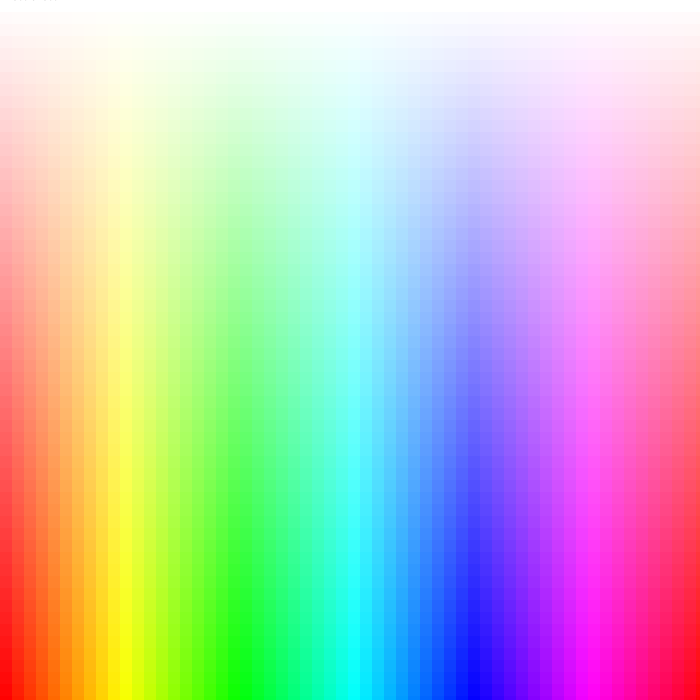
Frame 1 (no input)
Frame 60 (the mouse pressed at the canvas centre just before this capture): identical to frame 1, image omitted
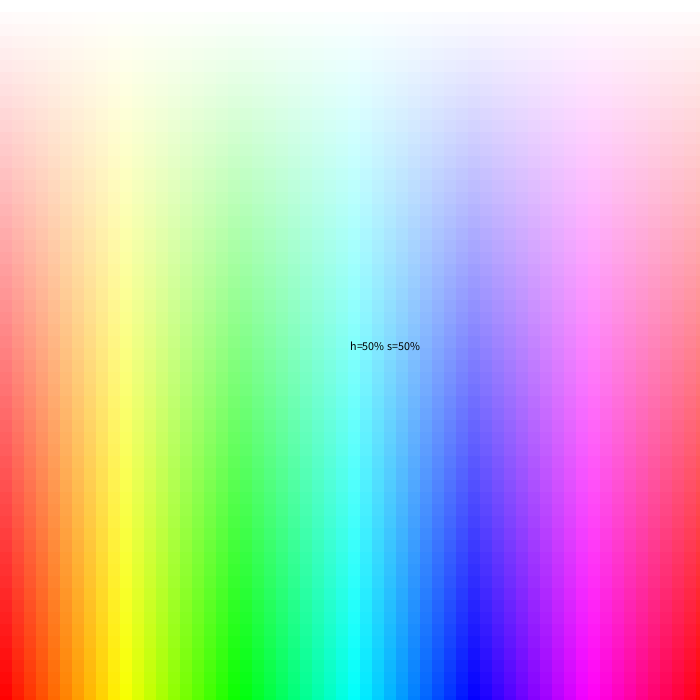
Frame 120 (the mouse held since frame 60 and released just before this capture)

The Processing sketch that drew these frames (run headless with seeded random() and noise(); from frame 60 on, the mouse is pressed at the canvas centre):

// Processing sketch: processing_178217
// ── processing_178217.pde

int balance = 255;
int time = 0;
int rectSize = 12;


void setup()
{
  size(700,700);
  colorMode(HSB,255);
  background(255);
  frameRate(60);
}

void draw()
{
  if (time > 0)
  {
    time -= 1;
  }
  background(255);
  for (int i = 0; i < width; i += rectSize)
  {
    for (int j = 0; j < height; j += rectSize)
    {
      color c1 = color(255.0*i/width,255.0*j/height,balance);
      fill(c1);
      stroke(c1);
      rect(i,j,rectSize,rectSize);
    }
  }
  if (balance > 124)
  {
    fill(0,255,0);
  }
  else
  {
    fill(0,0,255);
  }
  if (time > 0)
  {
    text("balance " + str(round(balance/2.55)) + "%",width/2,30);
  }
  String mouseover = "h=" + str(round(100.0*mouseX/width)) + "% s=" + str(round(100.0*mouseY/height)) + "%";
  int position;
  if (mouseX > width - 70)
  {
    position = mouseX - 70;
  }
  else
  {
    position = mouseX;
  }
  
  text(mouseover,position,mouseY);
}

void keyPressed()
{
  if (keyCode == UP) 
  {
    balance += 10;
    if (balance > 255)
    {
      balance = 255;
    }
    
  }
  else if (keyCode == DOWN)     
  {
    balance -= 10;
    if (balance < 0)
    {
      balance = 0;
    }
  }
  else if (keyCode == LEFT)
  {
    rectSize -= 1;
  }
  else if (keyCode == RIGHT)
  {
    rectSize += 1;
  }
  
  time = 60;
}
